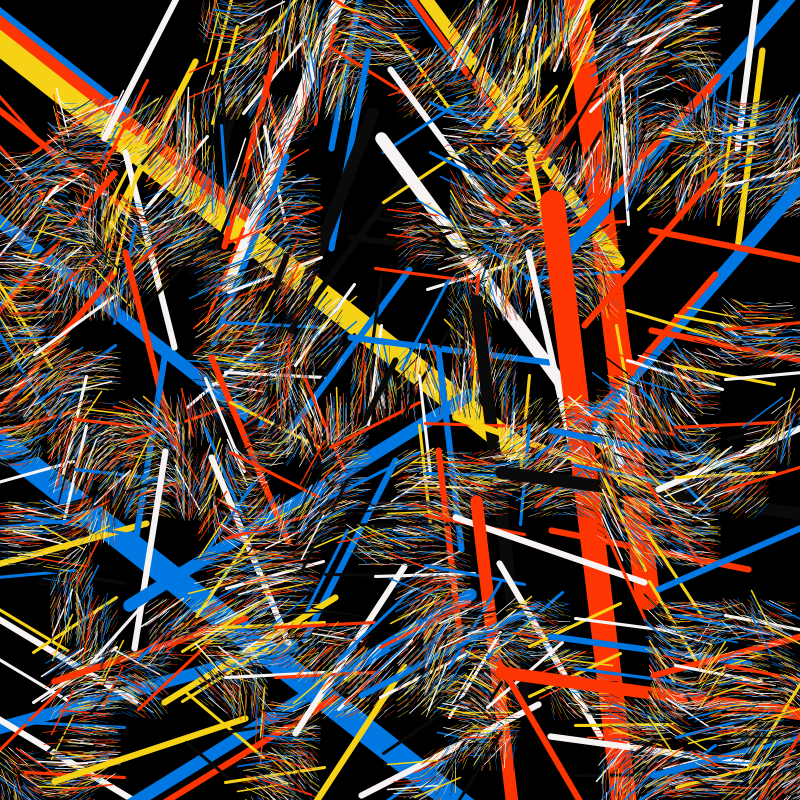
Frame 1 (no input)
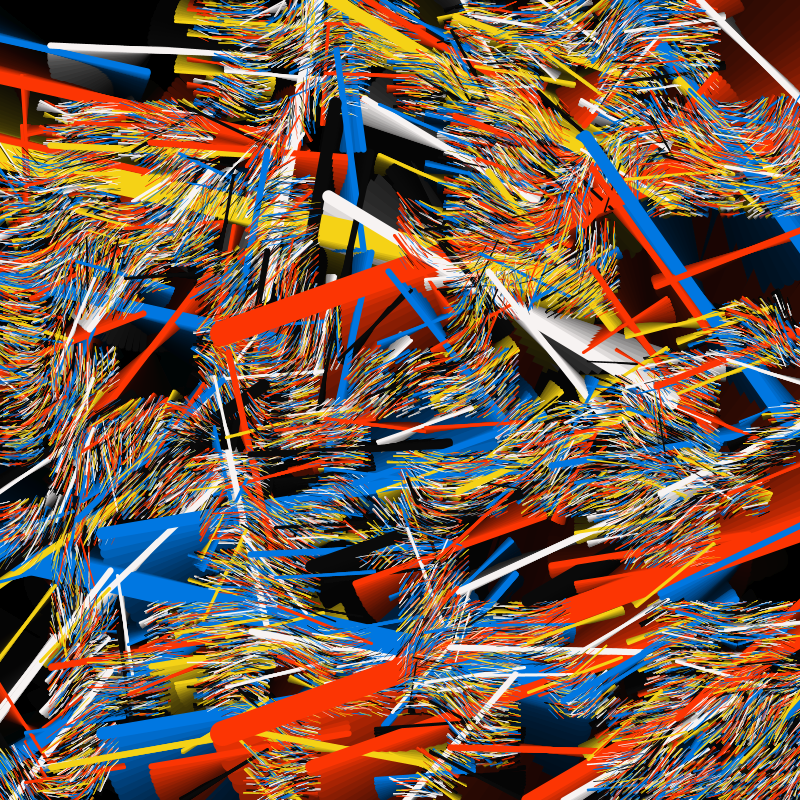
Frame 60 (the mouse pressed at the canvas centre just before this capture)
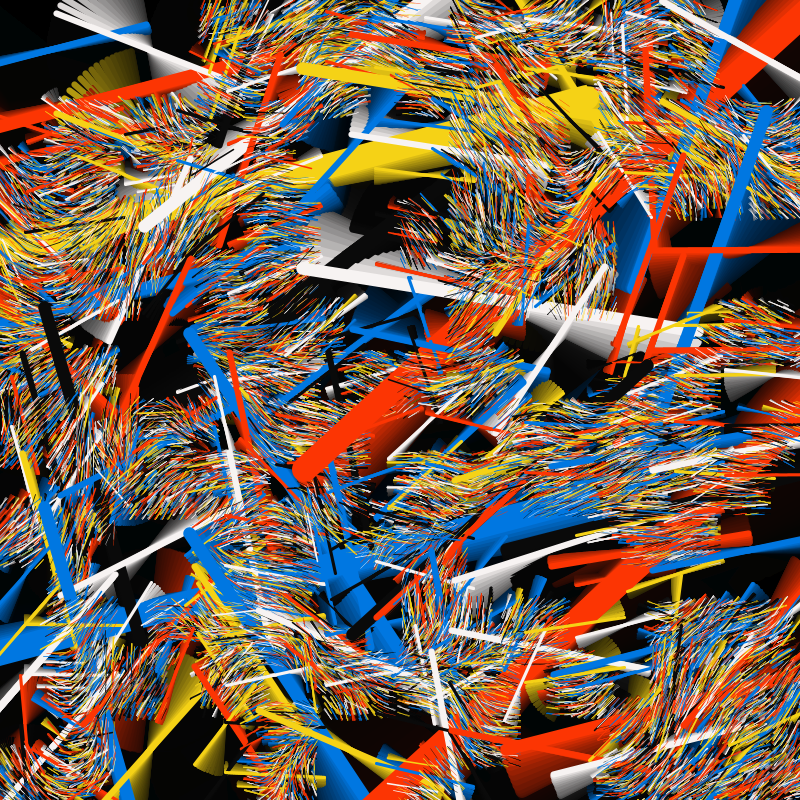
Frame 120 (the mouse held since frame 60 and released just before this capture)

The Processing sketch that drew these frames (run headless with seeded random() and noise(); from frame 60 on, the mouse is pressed at the canvas centre):

// Processing sketch: windRotate
// ── windRotate.pde
float zoff = 0;

int[] colors = new int[]{#0a0a0a, #f7f3f2, #0077e1, #f5d216, #fc3503};

void setup() {
  size(800, 800);
  background(0);
}

void drawGrid(float x, float y, float w, float h, float r) {

  for (int i = 0; i < w; i+= r) {
    for (int j = 0; j < h; j+= r) {
      pushMatrix();
      int index = floor(random(colors.length));
      stroke(colors[index]);

      strokeWeight(r/16);
      noFill();
      float xoff = (x+i)/100;
      float yoff = (y+i)/100;
      float angle = TWO_PI*noise(xoff, yoff, zoff);

      translate(x+i + r/2, y+j+r/2);
      rotate(angle);

      line(-r, 0, r, 0);
      popMatrix();
      if (random(1) < 0.8 && r > 8) {
        drawGrid(x+i, y+j, r, r, r/2);
      }
    }
  }
}

void draw() {
  noStroke();
  fill(0, 25);
  rect(0, 0, width, height);
  randomSeed(2);
  drawGrid(0, 0, width, height, 400);
  zoff +=0.01;
}
